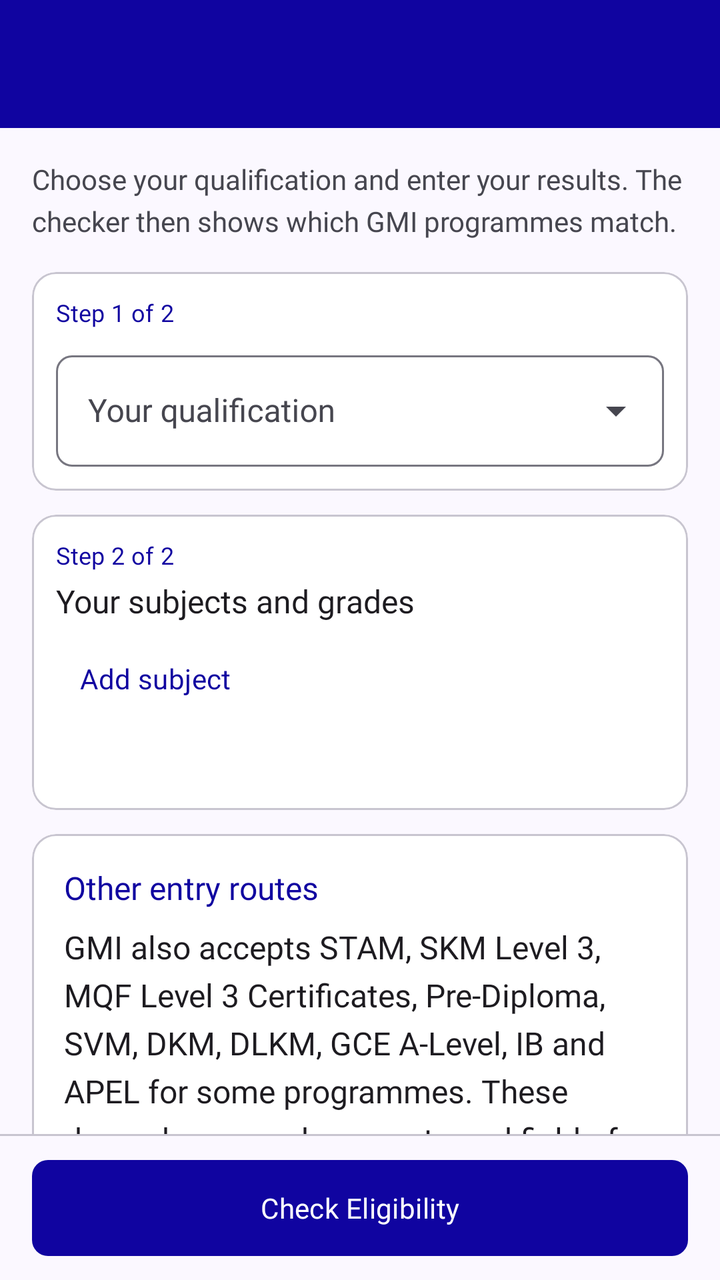
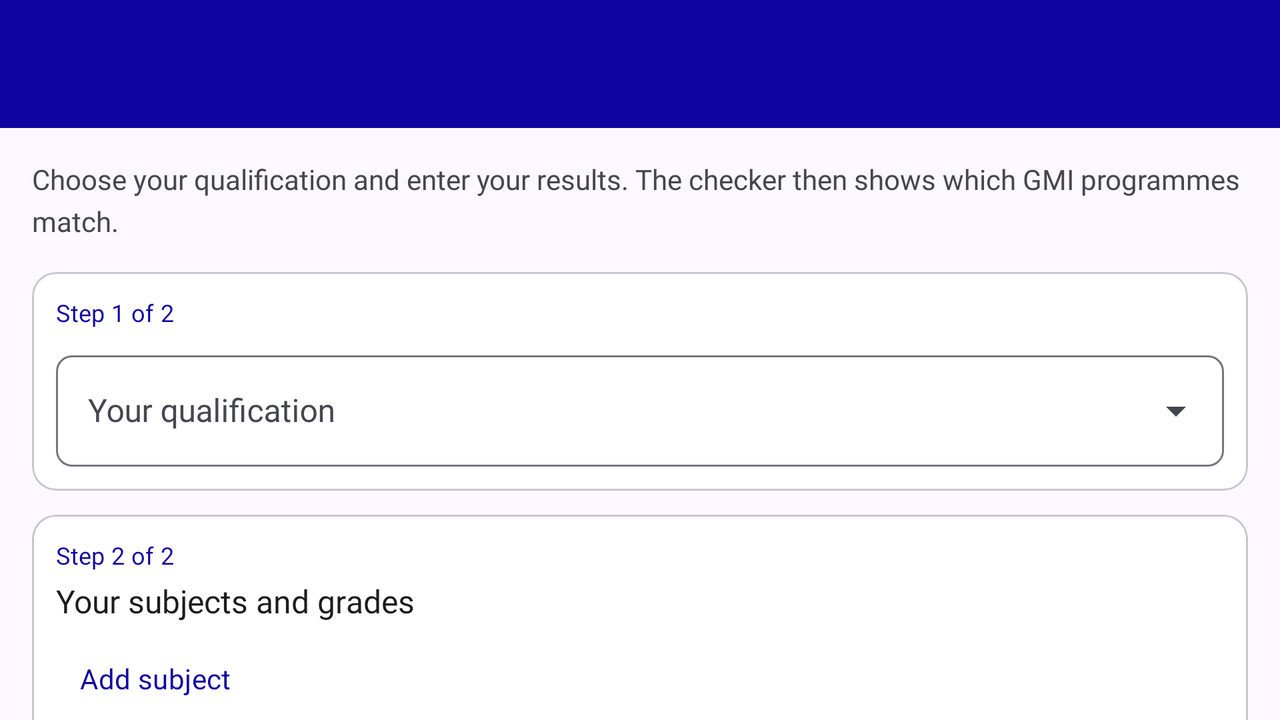

Two renders of one Android screen. The first uses the default layout on a phone; the second uses the alternative layout the repository ships for a different screen configuration, on a matching device. The two XML files are below.
<!-- AndroidManifest.xml: application theme Theme.GMIPathway -->
<!-- res/layout/activity_eligibility.xml -->
<?xml version="1.0" encoding="utf-8"?>
<LinearLayout xmlns:android="http://schemas.android.com/apk/res/android"
    xmlns:tools="http://schemas.android.com/tools"
    android:id="@+id/main"
    android:layout_width="match_parent"
    android:layout_height="match_parent"
    android:orientation="vertical"
    tools:context=".ui.eligibility.EligibilityActivity">

    <include layout="@layout/view_app_bar" />

    <androidx.core.widget.NestedScrollView
        android:id="@+id/eligibility_scroll"
        android:layout_width="match_parent"
        android:layout_height="0dp"
        android:layout_weight="1">

        <LinearLayout
            android:layout_width="match_parent"
            android:layout_height="wrap_content"
            android:orientation="vertical"
            android:padding="@dimen/screen_padding">

            <include layout="@layout/view_eligibility_form" />

        </LinearLayout>

    </androidx.core.widget.NestedScrollView>

    <LinearLayout
        android:id="@+id/check_bar"
        android:layout_width="match_parent"
        android:layout_height="wrap_content"
        android:orientation="vertical"
        android:visibility="gone"
        tools:visibility="visible">

        <com.google.android.material.divider.MaterialDivider
            android:layout_width="match_parent"
            android:layout_height="wrap_content" />

        <Button
            android:id="@+id/button_check"
            android:layout_width="match_parent"
            android:layout_height="wrap_content"
            android:layout_marginHorizontal="@dimen/screen_padding"
            android:layout_marginVertical="@dimen/spacing_small_plus"
            android:text="@string/eligibility_check_button" />

    </LinearLayout>

</LinearLayout>
<!-- res/layout/view_app_bar.xml (included above) -->
<?xml version="1.0" encoding="utf-8"?>
<com.google.android.material.appbar.AppBarLayout xmlns:android="http://schemas.android.com/apk/res/android"
    android:id="@+id/app_bar"
    android:layout_width="match_parent"
    android:layout_height="wrap_content"
    android:background="@color/app_bar_background">

    <include layout="@layout/view_toolbar" />

</com.google.android.material.appbar.AppBarLayout>
<!-- res/layout/view_eligibility_form.xml (included above) -->
<?xml version="1.0" encoding="utf-8"?>
<merge xmlns:android="http://schemas.android.com/apk/res/android"
    xmlns:app="http://schemas.android.com/apk/res-auto"
    xmlns:tools="http://schemas.android.com/tools"
    tools:parentTag="android.widget.LinearLayout">

    <TextView
        android:layout_width="match_parent"
        android:layout_height="wrap_content"
        android:text="@string/eligibility_intro"
        android:textAppearance="?attr/textAppearanceBodyMedium"
        android:textColor="?attr/colorOnSurfaceVariant" />

    <com.google.android.material.card.MaterialCardView
        style="@style/Widget.GMIPathway.Card.Standard"
        android:layout_width="match_parent"
        android:layout_height="wrap_content"
        android:layout_marginTop="@dimen/spacing_medium">

        <LinearLayout
            android:layout_width="match_parent"
            android:layout_height="wrap_content"
            android:orientation="vertical"
            android:padding="@dimen/spacing_small_plus">

            <TextView
                android:layout_width="match_parent"
                android:layout_height="wrap_content"
                android:text="@string/eligibility_step_one"
                android:textAppearance="?attr/textAppearanceLabelMedium"
                android:textColor="?attr/colorPrimary" />

            <com.google.android.material.textfield.TextInputLayout
                android:id="@+id/qualification_layout"
                style="@style/Widget.GMIPathway.Select"
                android:layout_width="match_parent"
                android:layout_height="wrap_content"
                android:layout_marginTop="@dimen/spacing_small"
                android:hint="@string/eligibility_qualification_hint">

                <com.google.android.material.textfield.MaterialAutoCompleteTextView
                    android:id="@+id/qualification_input"
                    android:layout_width="match_parent"
                    android:layout_height="wrap_content"
                    android:inputType="none"
                    android:saveEnabled="false"
                    app:simpleItemLayout="@layout/item_dropdown_simple" />

            </com.google.android.material.textfield.TextInputLayout>

        </LinearLayout>

    </com.google.android.material.card.MaterialCardView>

    <com.google.android.material.card.MaterialCardView
        android:id="@+id/form_group"
        style="@style/Widget.GMIPathway.Card.Standard"
        android:layout_width="match_parent"
        android:layout_height="wrap_content"
        android:layout_marginTop="@dimen/spacing_small_plus"
        android:visibility="gone"
        tools:visibility="visible">

        <LinearLayout
            android:layout_width="match_parent"
            android:layout_height="wrap_content"
            android:orientation="vertical"
            android:padding="@dimen/spacing_small_plus">

            <TextView
                android:layout_width="match_parent"
                android:layout_height="wrap_content"
                android:text="@string/eligibility_step_two"
                android:textAppearance="?attr/textAppearanceLabelMedium"
                android:textColor="?attr/colorPrimary" />

            <TextView
                android:layout_width="match_parent"
                android:layout_height="wrap_content"
                android:layout_marginTop="@dimen/spacing_xsmall"
                android:text="@string/eligibility_subjects_heading"
                android:textAppearance="?attr/textAppearanceTitleMedium" />

            <LinearLayout
                android:id="@+id/primary_rows"
                android:layout_width="match_parent"
                android:layout_height="wrap_content"
                android:orientation="vertical" />

            <Button
                android:id="@+id/button_add_subject"
                style="@style/Widget.GMIPathway.Button.Text"
                android:layout_width="wrap_content"
                android:layout_height="wrap_content"
                android:layout_marginTop="@dimen/spacing_xsmall"
                android:text="@string/eligibility_add_subject"
                app:icon="@drawable/ic_add" />

            <LinearLayout
                android:id="@+id/supporting_group"
                android:layout_width="match_parent"
                android:layout_height="wrap_content"
                android:layout_marginTop="@dimen/spacing_small"
                android:orientation="vertical"
                android:visibility="gone"
                tools:visibility="visible">

                <TextView
                    android:id="@+id/supporting_heading"
                    android:layout_width="match_parent"
                    android:layout_height="wrap_content"
                    android:textAppearance="?attr/textAppearanceTitleMedium" />

                <LinearLayout
                    android:id="@+id/supporting_rows"
                    android:layout_width="match_parent"
                    android:layout_height="wrap_content"
                    android:orientation="vertical" />

            </LinearLayout>

        </LinearLayout>

    </com.google.android.material.card.MaterialCardView>

    <com.google.android.material.card.MaterialCardView
        android:id="@+id/guided_card"
        style="@style/Widget.GMIPathway.Card.Standard"
        android:layout_width="match_parent"
        android:layout_height="wrap_content"
        android:layout_marginTop="@dimen/spacing_small_plus"
        android:visibility="gone"
        tools:visibility="visible">

        <LinearLayout
            android:layout_width="match_parent"
            android:layout_height="wrap_content"
            android:orientation="vertical"
            android:padding="@dimen/spacing_medium">

            <TextView
                android:layout_width="match_parent"
                android:layout_height="wrap_content"
                android:text="@string/eligibility_guided_title"
                android:textAppearance="?attr/textAppearanceTitleMedium"
                android:textColor="?attr/colorPrimary" />

            <TextView
                android:layout_width="match_parent"
                android:layout_height="wrap_content"
                android:layout_marginTop="@dimen/spacing_small"
                android:text="@string/eligibility_guided_body"
                android:textAppearance="?attr/textAppearanceBodyLarge" />

            <Button
                android:id="@+id/button_contact"
                android:layout_width="match_parent"
                android:layout_height="wrap_content"
                android:layout_marginTop="@dimen/spacing_medium"
                android:text="@string/eligibility_guided_button" />

        </LinearLayout>

    </com.google.android.material.card.MaterialCardView>

</merge>
<!-- res/layout/view_toolbar.xml (included above) -->
<?xml version="1.0" encoding="utf-8"?>
<com.google.android.material.appbar.MaterialToolbar xmlns:android="http://schemas.android.com/apk/res/android"
    android:id="@+id/toolbar"
    style="@style/Widget.GMIPathway.AppBar"
    android:layout_width="match_parent"
    android:layout_height="?attr/actionBarSize"
    android:theme="@style/ThemeOverlay.GMIPathway.Toolbar" />
<!-- res/layout/item_dropdown_simple.xml (included above) -->
<?xml version="1.0" encoding="utf-8"?>
<TextView xmlns:android="http://schemas.android.com/apk/res/android"
    android:layout_width="match_parent"
    android:layout_height="wrap_content"
    android:ellipsize="end"
    android:gravity="center_vertical"
    android:maxLines="1"
    android:minHeight="@dimen/min_touch_target"
    android:paddingHorizontal="@dimen/spacing_medium"
    android:textAppearance="?attr/textAppearanceBodyLarge" />
<!-- resources referenced by this layout -->
<resources>
  <color name="app_bar_background">#1004A0</color>
  <dimen name="min_touch_target">48dp</dimen>
  <dimen name="screen_padding">@dimen/spacing_medium</dimen>
  <dimen name="spacing_medium">16dp</dimen>
  <dimen name="spacing_small">8dp</dimen>
  <dimen name="spacing_small_plus">12dp</dimen>
  <dimen name="spacing_xsmall">4dp</dimen>
  <string name="eligibility_add_subject">Add subject</string>
  <string name="eligibility_check_button">Check Eligibility</string>
  <string name="eligibility_guided_body">GMI also accepts STAM, SKM Level 3, MQF Level 3 Certificates, Pre-Diploma, SVM, DKM, DLKM, GCE A-Level, IB and APEL for some programmes. These depend on your documents and field of study, so GMI\'s admissions team needs to assess them. Each course page lists the routes it accepts.</string>
  <string name="eligibility_guided_button">Contact GMI</string>
  <string name="eligibility_guided_title">Other entry routes</string>
  <string name="eligibility_intro">Choose your qualification and enter your results. The checker then shows which GMI programmes match.</string>
  <string name="eligibility_qualification_hint">Your qualification</string>
  <string name="eligibility_step_one">Step 1 of 2</string>
  <string name="eligibility_step_two">Step 2 of 2</string>
  <string name="eligibility_subjects_heading">Your subjects and grades</string>
  <style name="Theme.GMIPathway" parent="Base.Theme.GMIPathway" />
  <color name="on_app_bar">#FFFFFF</color>
  <color name="on_app_bar_muted">#D6D3FF</color>
  <dimen name="button_height">48dp</dimen>
  <dimen name="stroke_hairline">1dp</dimen>
  <dimen name="corner_control">8dp</dimen>
  <dimen name="corner_card">12dp</dimen>
  <color name="md_primary">#1004A0</color>
  <color name="md_on_primary">#FFFFFF</color>
  <color name="md_primary_container">#E1E0FF</color>
  <color name="md_on_primary_container">#0B006B</color>
  <color name="md_secondary">#5B5D72</color>
  <color name="md_on_secondary">#FFFFFF</color>
  <color name="md_secondary_container">#E0E0F9</color>
  <color name="md_on_secondary_container">#181A2C</color>
  <color name="md_error">#B3261E</color>
  <color name="md_on_error">#FFFFFF</color>
  <color name="md_error_container">#F9DEDC</color>
  <color name="md_on_error_container">#410E0B</color>
  <color name="md_tertiary">#B3122B</color>
  <color name="md_on_tertiary">#FFFFFF</color>
  <color name="md_tertiary_container">#FFDAD8</color>
  <color name="md_on_tertiary_container">#410007</color>
  <color name="md_surface">#FBF8FF</color>
  <color name="md_on_surface">#1B1B21</color>
  <color name="md_surface_variant">#E4E1EC</color>
  <color name="md_on_surface_variant">#46464F</color>
  <color name="md_outline">#777680</color>
  <color name="md_outline_variant">#C8C5D0</color>
  <color name="md_surface_container_lowest">#FFFFFF</color>
  <color name="md_surface_container_low">#F5F2FA</color>
  <color name="md_surface_container">#EFEDF4</color>
  <color name="md_surface_container_high">#E9E7EF</color>
  <color name="md_surface_container_highest">#E4E1E9</color>
  <color name="md_surface_dim">#DBD9E0</color>
  <color name="md_surface_bright">#FBF8FF</color>
  <dimen name="type_headline_large">30sp</dimen>
  <dimen name="type_headline_large_line">38sp</dimen>
  <dimen name="type_headline_medium">26sp</dimen>
  <dimen name="type_headline_medium_line">34sp</dimen>
  <dimen name="type_headline_small">22sp</dimen>
  <dimen name="type_headline_small_line">30sp</dimen>
  <dimen name="type_title_large">20sp</dimen>
  <dimen name="type_title_large_line">28sp</dimen>
  <dimen name="type_body_large">16sp</dimen>
  <dimen name="type_body_large_line">24sp</dimen>
  <dimen name="type_body_medium">14sp</dimen>
  <dimen name="type_label_large_line">20sp</dimen>
  <dimen name="type_body_medium_line">21sp</dimen>
  <dimen name="type_small">12sp</dimen>
  <dimen name="type_small_line">18sp</dimen>
  <dimen name="type_label_line">16sp</dimen>
  <color name="brand_gold">#FFC928</color>
  <!-- some entries are left out for length -->
</resources>
<!-- res/layout-land/activity_eligibility.xml (the repository's variant of the layout above) -->
<!-- drawn on the phone turned sideways -->
<?xml version="1.0" encoding="utf-8"?>
<LinearLayout xmlns:android="http://schemas.android.com/apk/res/android"
    xmlns:tools="http://schemas.android.com/tools"
    android:id="@+id/main"
    android:layout_width="match_parent"
    android:layout_height="match_parent"
    android:orientation="vertical"
    tools:context=".ui.eligibility.EligibilityActivity">

    <include layout="@layout/view_app_bar" />

    <androidx.core.widget.NestedScrollView
        android:id="@+id/eligibility_scroll"
        android:layout_width="match_parent"
        android:layout_height="0dp"
        android:layout_weight="1">

        <LinearLayout
            android:layout_width="match_parent"
            android:layout_height="wrap_content"
            android:orientation="vertical"
            android:padding="@dimen/screen_padding">

            <include layout="@layout/view_eligibility_form" />

            <LinearLayout
                android:id="@+id/check_bar"
                android:layout_width="match_parent"
                android:layout_height="wrap_content"
                android:orientation="vertical"
                android:paddingTop="@dimen/spacing_small_plus"
                android:visibility="gone"
                tools:visibility="visible">

                <Button
                    android:id="@+id/button_check"
                    android:layout_width="match_parent"
                    android:layout_height="wrap_content"
                    android:text="@string/eligibility_check_button" />

            </LinearLayout>

        </LinearLayout>

    </androidx.core.widget.NestedScrollView>

</LinearLayout>
